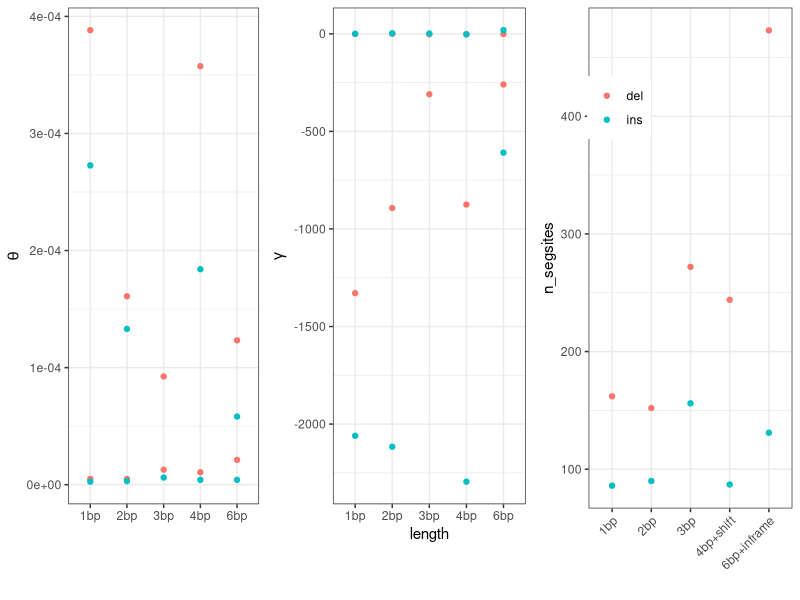

The R script that drew this image:
library(ggplot2)
library(gridExtra)

len_data = read.csv('dmel_sel_v_neu_anavar_2class_equal_t_lengths.csv')

sel_data = subset(len_data, sel_type=='sel' & gamma>=-40000)

# theta plot
t_plot = ggplot(sel_data, aes(x=length, y=theta, colour=var_type)) +
    geom_point(stat='identity') +
    theme_bw() +
    theme(legend.position='none') +
    ylab(expression(theta)) + xlab(' \n\n\n')

# gamma plot
g_plot = ggplot(sel_data, aes(x=length, y=gamma, colour=var_type)) +
    geom_point(stat='identity') +
    theme_bw() + xlab('length\n\n\n') +
    theme(legend.title=element_blank(), legend.position='none') +
    ylab(expression(gamma))

# n plot
n_data = read.delim('length_analysis_segsite_numbers.txt')

n_plot = ggplot(n_data, aes(x=length, y=n_segsites, colour=var_type)) +
    geom_point(stat='identity') +
    theme_bw() + xlab('') +
    theme(legend.title=element_blank(), legend.position=c(0.15, 0.80),
    axis.text.x=element_text(angle=45, hjust=1))

png('length_anavar_2class.png', height=3, width=9, units='in', res=320)

grid.arrange(t_plot, g_plot, n_plot, nrow=1)

dev.off()